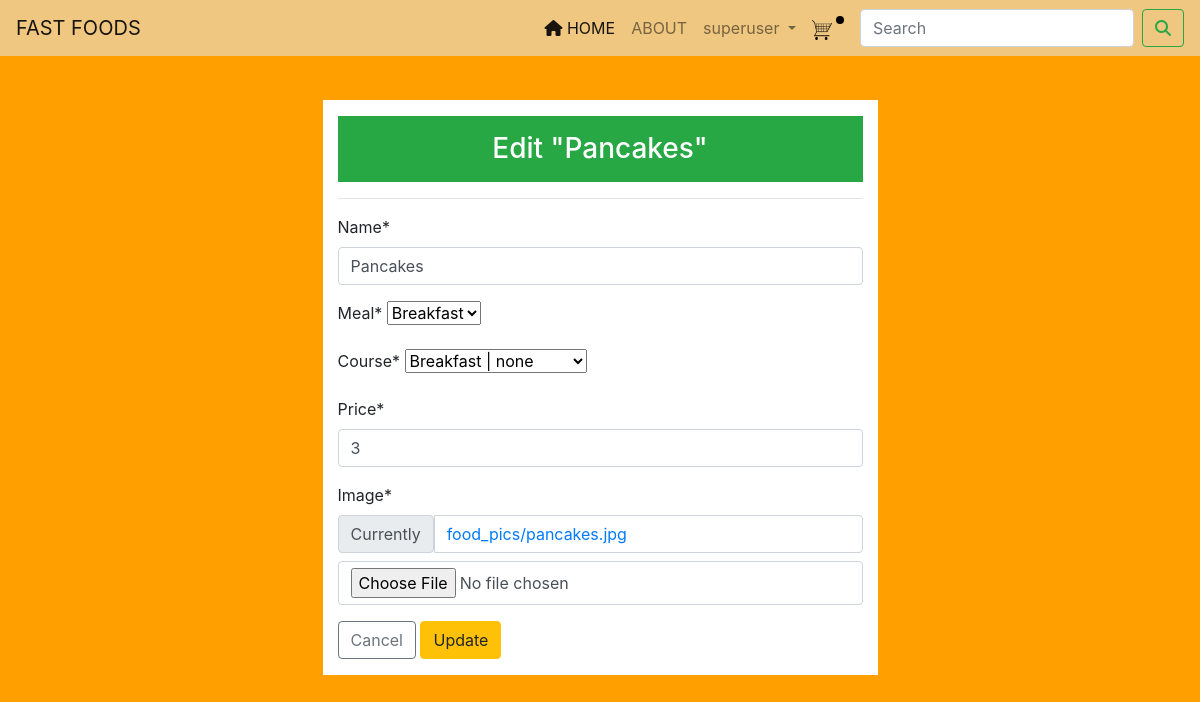
Page /app/edit_food/0e0d80eb-9610-4ec2-acd6-7a69f3383626/ (signed in) on the committed database.
### app/models.py (models this page shows, shortened)
class Food(models.Model):
    id =models.UUIDField(primary_key=True, default=uuid.uuid4)
    name = models.CharField(max_length=120)
    meal = models.ForeignKey(Meal, on_delete=models.CASCADE, null=True)
    course = models.ForeignKey(Course, on_delete=models.CASCADE, null=True)
    price = models.PositiveIntegerField(null=True)
    image = models.ImageField(upload_to='food_pics/', default='/media/food.jpg')
    created = models.DateTimeField(auto_now_add=True)
    update = models.DateTimeField(auto_now=True)
    class Meta:
        verbose_name_plural ='food'
        ordering =('-created',)

class Meal(models.Model):
    id =models.UUIDField(primary_key=True, default=uuid.uuid4)
    name = models.CharField(choices=category ,max_length=120, null=True)
    class Meta:
        verbose_name_plural = 'meal'
    def __str__(self):
        return self.name

class Course(models.Model):
    id =models.UUIDField(primary_key=True, default=uuid.uuid4)
    name = models.CharField(choices=choice,max_length=120, null=True)
    meal = models.ForeignKey(Meal, on_delete=models.CASCADE)
    class Meta:
        verbose_name_plural = 'course'
    def __str__(self):
        return f'{self.meal} | {self.name}'

### app/views.py (the view)
# urls.py: path('edit_food/<uuid>/', edit_food, name='edit_food'),
def edit_food(request,uuid):
    foods = Food.objects.get(id=uuid)
    if request.method == 'POST':
        form = AddFoodForm(request.POST,request.FILES,instance=foods)
        if form.is_valid():
            form.save()
            return redirect('adminhome')
    else:
        form = AddFoodForm(instance=foods)
    context={
        'foods':foods,
        'form':form,
    }
    return render(request, 'pages/editfood.html',context)

### app/forms.py
class AddFoodForm(forms.ModelForm):
    class Meta:
        model = Food
        fields = ['name', 'meal', 'course', 'price', 'image']

### templates/pages/editfood.html (shortened to what this page needs)
{% extends 'partials/base.html' %}
{% load crispy_forms_tags %}
{% block content %}
    <div class="container " style="margin-top: 100px;">
        <div class="row">
            <div class="col-md-6 bg-white offset-md-3 mb-3 py-3">
                <h3 class="btn-success text-center py-3">Edit "{{foods.name}}"</h3>
                <hr>
                <form action="" method="post" enctype="multipart/form-data">
                    {{form|crispy}}
                    <a class="btn btn-outline-secondary" href="{% url 'adminhome' %}">Cancel</a>
                    <button class="btn btn-warning">Update</button>
                </form>
            </div>
        </div>
    </div>
{%endblock%}

### templates/partials/base.html (shortened to what this page needs)
<!DOCTYPE html>
{%load static%}
<html lang="en">
<head>
    <link rel="stylesheet" href="https://cdnjs.cloudflare.com/ajax/libs/font-awesome/6.4.2/css/all.min.css">
    <link rel="stylesheet" href="https://cdn.jsdelivr.net/npm/bootstrap@4.0.0/dist/css/bootstrap.min.css">
    <link rel="stylesheet" href="{% static 'css/style.css' %}">
</head>
<body>
    <nav class="navbar navbar-expand-lg fixed-top navbar-light">
        <a class="navbar-brand" href="#">FAST FOODS</a>
        <div class="collapse navbar-collapse" id="navbarSupportedContent">
          {% if user.is_authenticated %}
          <ul class="navbar-nav ml-auto pr-2">
            <li class="nav-item active">
              <a class="nav-link" href="{% url 'home' %}"> <i class="fa fa-home" aria-hidden="true"></i> HOME <span class="sr-only">(current)</span></a>
            </li>
            <li class="nav-item">
              <a class="nav-link" href="#">ABOUT</a>
            </li>
            <li class="nav-item dropdown">
              <a class="nav-link dropdown-toggle" href="#" id="navbarDropdown" role="button" data-toggle="dropdown" aria-haspopup="true" aria-expanded="false">
                {{user.username}}
              </a>
            </li>
          </ul>
          <div class="form-inline mr-3" >
            <a class=" " href="{% url 'cart' %}">
                <img style="display: inline;" id="cart-icon" src="/media/cart.png" alt="" height="20px" width="20px">
            </a>
            <p class="text-white rounded-circle ml-1 p-1" id="no_items" style="background-color: black; color: #fff;font-size: 12px;font-weight: 700;" id="cart-total">{{cart.no_items}}</p>
          </div>
          <form class="form-inline my-2 my-lg-0">
            <input class="form-control mr-sm-2" type="search" placeholder="Search" aria-label="Search">
            <button class="btn btn-outline-success my-2 my-sm-0" type="submit"><i class="fa fa-search" aria-hidden="true"></i></button>
          </form>
          {% endif %}
        </div>
      </nav>
      <div class="container">
        {% block content %}
        {% endblock %}
      </div>
</body>
</html>

### static/css/style.css (style rules this page uses)
body { background-color: #ff9f00 !important; }
.navbar { background-color: #efc781; }

### rows in the picture
Food: name "Pancakes", course "Breakfast | none", price "3"
Course: meal "Breakfast"

### other values in the picture
{{ user.username }} "superuser"
